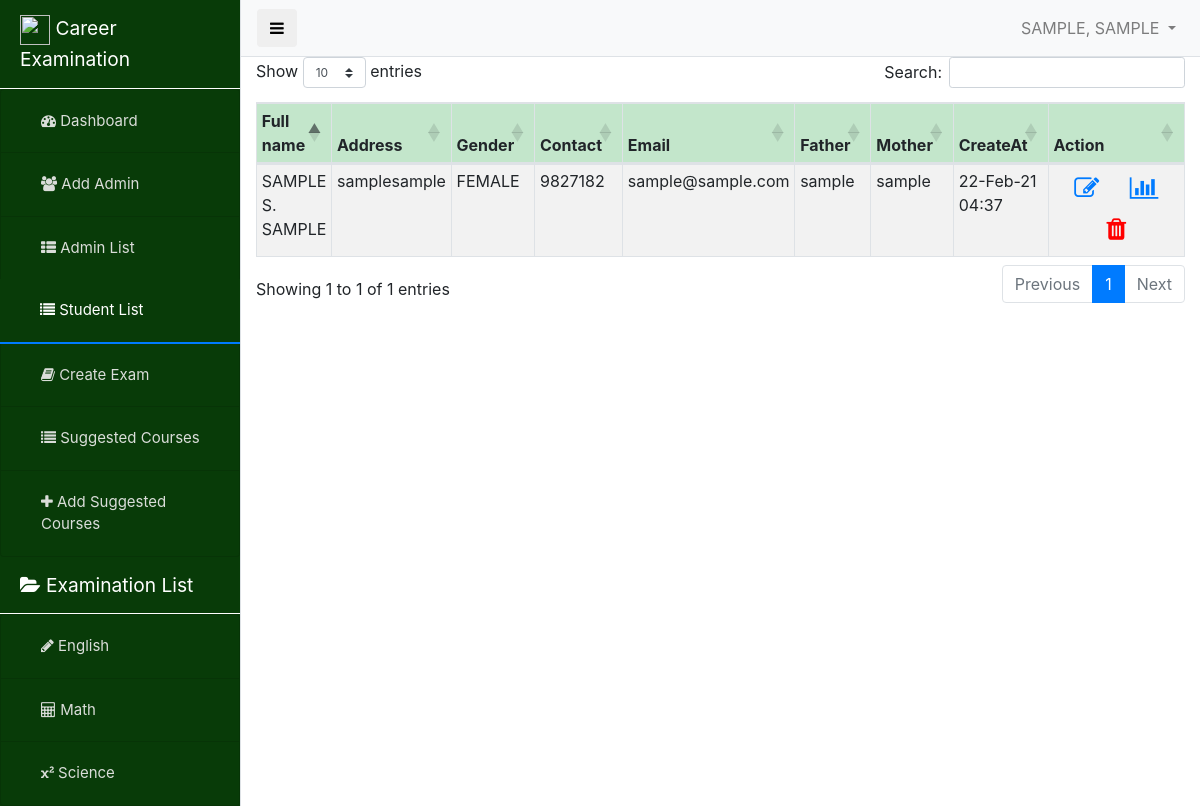
Screenshot of /pages/student.php (signed in) with the database file from the repository.
### tables this page shows
CREATE TABLE `students` (
  `id` int(11) NOT NULL,
  `student_fname` varchar(100) NOT NULL,
  `student_mname` varchar(100) NOT NULL,
  `student_lname` varchar(100) NOT NULL,
  `student_home_add` longtext NOT NULL,
  `gender` varchar(32) NOT NULL,
  `student_birthday` date NOT NULL,
  `religion` longtext NOT NULL,
  `civil_status` varchar(32) NOT NULL,
  `contact_number` int(11) NOT NULL,
  `email` varchar(100) NOT NULL,
  `father_name` varchar(100) NOT NULL,
  `father_occupation` varchar(100) NOT NULL,
  `mother_name` varchar(100) NOT NULL,
  `mother_occupation` varchar(100) NOT NULL,
  `password` longtext NOT NULL,
  `createAt` timestamp NOT NULL DEFAULT current_timestamp() ON UPDATE current_timestamp()
);

### pages/student.php (the view, shortened to what this page needs)
<?php
include "../functions/conn.php";
?>
<!DOCTYPE html>
<html lang="en">
<head>
    <?php include '../components/bootstrap.php'; ?>
    <link rel="stylesheet" href="../dep/font-awesome/css/font-awesome.min.css">
    <link rel="stylesheet" href="../css/admin_style.css">
    <link rel="stylesheet" href="../dep/minJsCss/css/notify.css">
    <link rel="stylesheet" href="../dep/minJsCss/css/prettify.css">
</head>
<body>
    <div class="d-flex" id="wrapper">
        <?php include '../components/admin_sideNav.php'; ?>
        <div id="page-content-wrapper">
            <?php include '../components/admin_nav.php'; ?>
            <div class="container-fluid" style="height: 700px; overflow-y: scroll;">
                <div class="table-responsive">
                    <table class="table table-hover table-striped table-bordered table-sm" id="admin_table">
                        <thead class="table-success">
                            <tr>
                                <th scope="col">Full name</th>
                                <th scope="col">Address</th>
                                <th scope="col">Gender</th>
                                <th scope="col">Contact</th>
                                <th scope="col">Email</th>
                                <th scope="col">Father</th>
                                <th scope="col">Mother</th>
                                <th scope="col">CreateAt</th>
                                <th scope="col" style="width: 18%;">Action</th>
                            </tr>
                        </thead>
                        <tbody>
                            <?php
                            $query = mysqli_query($conn, "SELECT * FROM students");
                            while ($row = mysqli_fetch_object($query)) :
                            ?>
                                <tr>
                                    <td><?php echo strtoupper("$row->student_fname " . $row->student_mname[0] . ". $row->student_lname"); ?></td>
                                    <td><?php echo $row->student_home_add; ?></td>
                                    <td><?php echo strtoupper($row->gender); ?></td>
                                    <td><?php echo $row->contact_number; ?></td>
                                    <td><?php echo $row->email; ?></td>
                                    <td><?php echo $row->father_name; ?></td>
                                    <td><?php echo $row->mother_name; ?></td>
                                    <td><?php echo date('d-M-y H:i', strtotime($row->createAt)) ?></td>
                                    <td style="text-align: center;">
                                        <a href="#" data-toggle="modal" data-target="#studentModal<?php echo $row->id ?>" class="btn btn-default action" alt="edit">
                                            <i class="fa fa-edit" style="font-size: 25px;"></i>
                                        </a>
                                        <a href="admin-view-results.php?id=<?php echo $row->id ?>" class="btn btn-default action" alt="view results">
                                            <i class="fa fa-bar-chart" style="font-size: 25px;"></i>
                                        </a>
                                        <a href="../functions/delete.php?student&&id=<?php echo $row->id ?>" class="btn btn-default action" alt="delete">
                                            <i class="fa fa-trash" style="font-size: 25px;color:red"></i>
                                        </a>
                                    </td>
                                </tr>
                            <?php
                            endwhile; ?>
                        </tbody>
                    </table>
                </div>
            </div>
        </div>
    </div>
</body>
</html>

### components/admin_nav.php (shortened to what this page needs)
<?php $query = mysqli_query($conn, "SELECT * FROM `admin` WHERE id = $_SESSION[admin_id]"); ?>
<nav class="navbar navbar-expand-lg navbar-light bg-light border-bottom sticky-top">
    <button class="btn btn-default" id="menu-toggle"><i class="fa fa-bars"></i></button>
    <ul class="navbar-nav ml-auto mt-2 mt-lg-0">
        <li class="nav-item dropdown">
            <a class="nav-link dropdown-toggle" href="#" id="navbarDropdown" role="button" data-toggle="dropdown" aria-haspopup="true" aria-expanded="true">
                <?php
                $admin = mysqli_fetch_object($query);
                echo strtoupper($admin->lname) . ", " . strtoupper($admin->fname);
                ?>
            </a>
        </li>
    </ul>
</nav>

### css/admin_style.css (style rules this page uses)
#wrapper { overflow-x: hidden; }
#page-content-wrapper { min-width: 100vw; }
#admin_table tbody tr td a.action { float: left !important; }
@media (min-width: 768px) { #page-content-wrapper { min-width: 0; width: 100%; } }
@media screen and (max-width: 1300px) { #admin_table tbody tr td a.action { margin: none !important; float: none !important; } }

### rows the page displays
students: student_fname+student_mname+student_lname "SAMPLE S. SAMPLE", student_home_add "samplesample", gender "FEMALE", contact_number "9827182", email "sample@sample.com", father_name "sample", mother_name "sample", createAt "22-Feb-21 04:37"

### other values shown
$title "Dashboard"
$title "Add Admin"
$title "Admin List"
$title "Student List"
$title "Create Exam"
$title "Suggested Courses"
$title "Add Suggested Courses"
$title "English"
$title "Math"
$title "Science"
$admin->lname "SAMPLE"
$admin->fname "SAMPLE"
